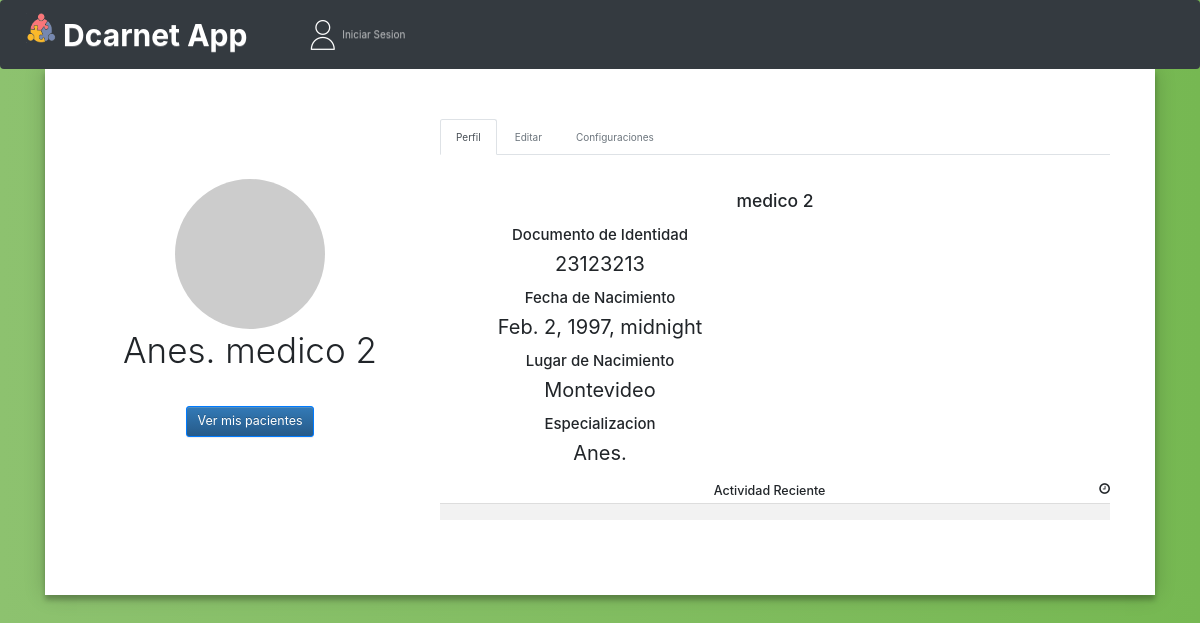
/carnets/detail_Medico/2, run on the app's committed database.
### carnets/models.py (models this page shows, shortened)
class Persona(models.Model):
    nombre = models.CharField(max_length=200)
    apellido = models.CharField(max_length=200)
    descripcion = models.TextField()
    fecha_de_nacimiento = models.DateTimeField(blank=True, null=True)
    fecha_de_creacion = models.DateTimeField(default=timezone.now)
    documento_de_Identidad = models.CharField(max_length=200)
    lugar_de_nacimiento = models.CharField(max_length=200)
    tipos = (
        ("a", "Tutor"),
        ("b", "Doctor"),
        ("c", "Nino"),
    )
    tipo_persona = models.CharField(max_length=1, choices=tipos)

class Medico(Persona):
    especializacion = (
        ("Aler.", "Alergología"),
        ("Anes.", "Anestesiología"),
        ("Card.", "Cardiología"),
        ("Gast.", "Gastroenterología"),
        ("Endo.", "Endocrinología"),
        ("Geri.", "Geriatría"),
        ("Hema.", "Hematología"),
        ("Infe.", "Infectología"),
        ("Aeroes", "Medicina aeroespacial"),
        ("Depo", "Medicina del deporte"),
        ("Traba", "Medicina del trabajo"),
        ("Urgenc", "Medicina de urgencias"),
        ("Famili", "Medicina familiar y comunitaria"),
        ("Física", "Medicina física y rehabilitación"),
        ("Intens", "Medicina intensiva"),
        ("Intern", "Medicina interna"),
        ("Forens", "Medicina forense"),
        ("Preventiva.", "Medicina preventiva y salud pública"),
        ("Nefr.", "Nefrología"),
        ("Neum.", "Neumología"),
        ("Neur.", "Neurología"),
        ("Nutr.", "Nutriología"),
        ("Onco.", "Oncología médica"),
        ("Onco.", "Oncología radioterápica"),
        ("Pedi.", "Pediatría"),
        ("Psiq.", "Psiquiatría"),
        ("Reum.", "Reumatología"),
        ("Toxi.", "Toxicología"),
    )
    usuario = models.OneToOneField(authmodels.Usuario, on_delete=models.CASCADE)
    tipo_especializacion = models.CharField(max_length=11, choices=especializacion)

class Persona(models.Model):
    nombre = models.CharField(max_length=200)
    apellido = models.CharField(max_length=200)
    descripcion = models.TextField()
    fecha_de_nacimiento = models.DateTimeField(blank=True, null=True)
    fecha_de_creacion = models.DateTimeField(default=timezone.now)
    documento_de_Identidad = models.CharField(max_length=200)
    lugar_de_nacimiento = models.CharField(max_length=200)
    tipos = (
        ("a", "Tutor"),
        ("b", "Doctor"),
        ("c", "Nino"),
    )
    tipo_persona = models.CharField(max_length=1, choices=tipos)

### carnets/views.py (the view, shortened to what this page needs)
# urls.py: path("detail_Medico/<int:pk>",views.PerfilMedicoView.as_view(),name="detail_medico"),
class PerfilMedicoView(DetailView):
    model = models.Medico
    context_object_name = "perfil_medico"
    template_name = "carnets/indexDoctor/doctor_detail.html"
    def get(self, request, *args, **kwargs):
        try:
            medico = get_object_or_404(models.Medico, usuario_id=kwargs["pk"])
            context = {"medico": medico}
            return render(request, "carnets/indexDoctor/doctor_detail.html", context)
        except Http404:
            print("NO ENCONTRAMOS al medico.....")
            return redirect(reverse("carnets:crear_medico"))

### templates/carnets/indexDoctor/doctor_detail.html
{% extends "base.html" %}
{% load static %}
{% block content %}
<div class="container">
  <div class="form-index">
    <div class="row my-2">
      <div class="col-lg-4 order-lg-1 text-center"><br><br><br><br>
        {% if user.usuario.foto_perfil %}
        <img class="mx-auto img-fluid img-circle d-block" alt="avatar" src="{{ user.usuario.foto_perfil.url }}" style="width: 60%">
        {% else %}
        <img src="//placehold.it/150" class="mx-auto img-fluid img-circle d-block" alt="avatar">
        {% endif %}
        <h2 class="display-4">{{ medico.tipo_especializacion }} {{ medico.nombre }} {{ medico.apellido }} </h2> <br><br>
        <a type="button" href="{% url 'carnets:nino_list' %}">
          <button type="button" class="btn btn-primary btn-lg"> Ver mis pacientes </button> </a>
      </div>
      <div class="col-lg-8 order-lg-2">
        <ul class="nav nav-tabs">
          <li class="">
            <a href="" data-target="#profile" data-toggle="tab" class="nav-link active">Perfil</a>
          </li>
          <li class="">
            <a href="" data-target="#edit" data-toggle="tab" class="nav-link disabled">Editar</a>
          </li>
          <li class="">
            <a href="" data-target="#config" data-toggle="tab" class="nav-link disabled">Configuraciones</a>
          </li>
        </ul>
        <div class="tab-content py-4">
          <div class="tab-pane active" id="profile">
            <h3 class="h3"> {{ medico.nombre }}
              {{ medico.apellido }} </h3>
            <div class="row">
              <div class="col-md-6">
                <h4 class="h4"> Documento de Identidad </h4>
                <p> {{ medico.documento_de_Identidad }} </p>
                <h4 class="h4">Fecha de Nacimiento</h4>
                <p> {{ medico.fecha_de_nacimiento }} </p>
                <h4 class="h4">Lugar de Nacimiento </h4>
                <p> {{ medico.lugar_de_nacimiento }} </p>
                <h4 class="h4"> Especializacion </h4>
                <p> {{ medico.tipo_especializacion }} </p>
              </div>
              <div class="col-md-12">
                <h5 class="mt-2"><span class="fa fa-clock-o ion-clock float-right"></span> Actividad Reciente </h5>
                <table class="table table-sm table-hover table-striped">
                  <tbody>
                    <tr>
                      <td>
                      </td>
                    </tr>
                  </tbody>
                </table>
              </div>
            </div>
          </div>
        </div>
      </div>
    </div>
  </div>
</div>
{% endblock %}

### autenticacion/static/css/main.css (style rules this page uses)
.form-index { position: relative; z-index: 1; background: #FFFFFF; width: auto; margin: 0 auto auto; padding: 45px; text-align: center; box-shadow: 0 0 20px 0 rgba(0, 0, 0, 0.2), 0 5px 5px 0 rgba(0, 0, 0, 0.24); }
.container { position: relative; z-index: 1; max-width: 300px; margin: 0 auto; }
.container:before, .container:after { content: ""; display: block; clear: both; }
p { font-size: 2rem; }
.nav-link.disabled { cursor: not-allowed !important; }

### data on the page
Medico: tipo_especializacion "Anes."
Persona: nombre "medico", apellido "2", documento_de_Identidad "23123213", fecha_de_nacimiento "Feb. 2, 1997, midnight", lugar_de_nacimiento "Montevideo"
